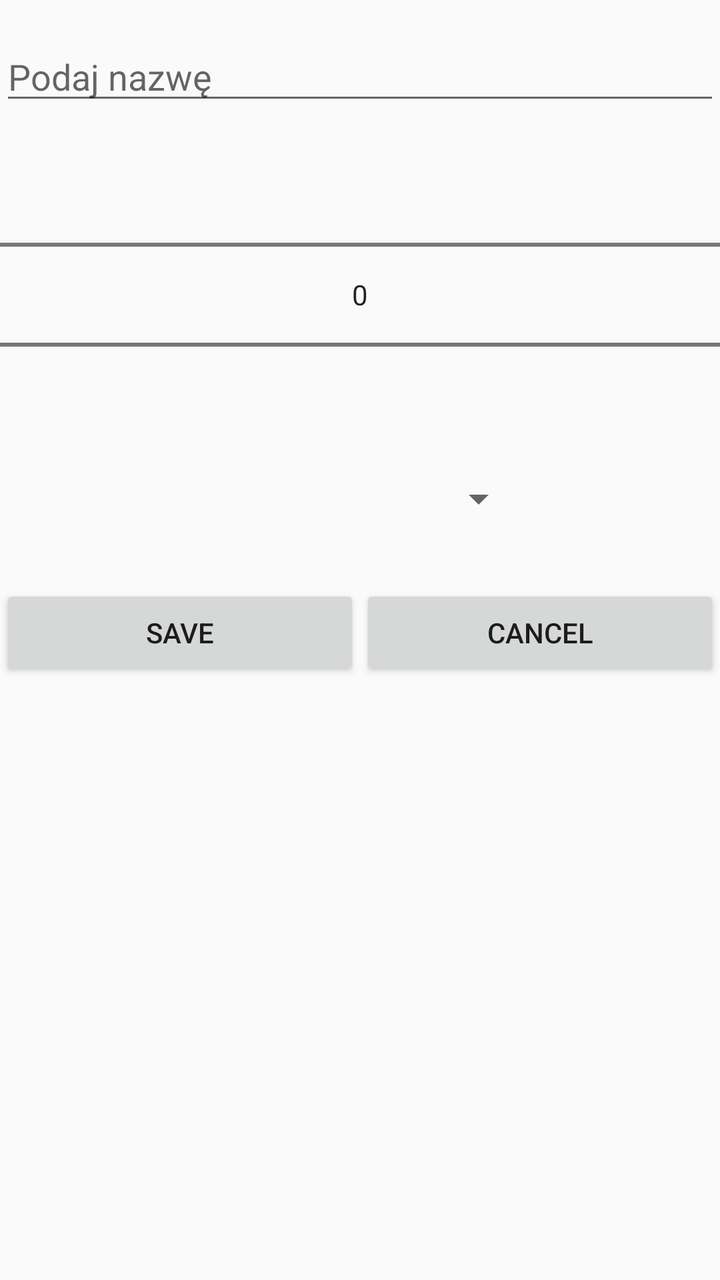
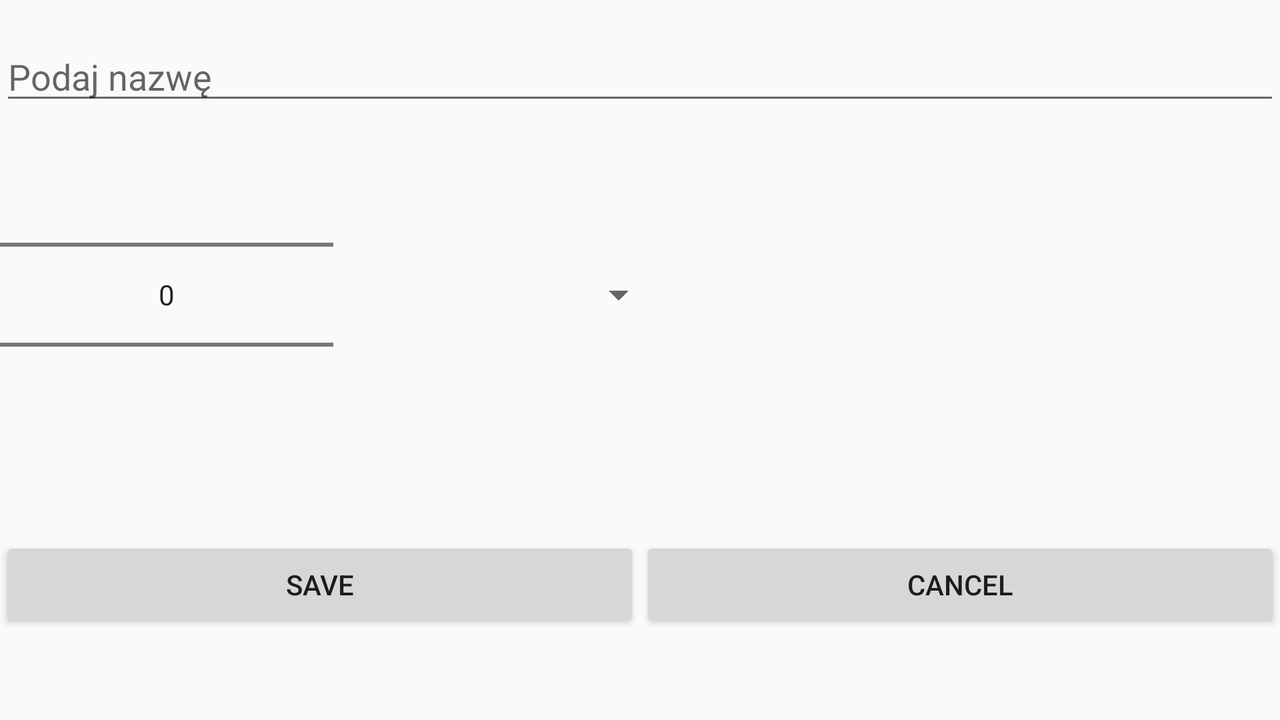

Compare how this app lays out the same screen by default and in its alternative resource folder. The renders come first, then the two layout files and the values they reference.
<!-- AndroidManifest.xml: application theme AppTheme -->
<!-- res/layout/dialog_item.xml -->
<?xml version="1.0" encoding="utf-8"?>
<LinearLayout xmlns:android="http://schemas.android.com/apk/res/android"
    android:orientation="vertical" android:layout_width="match_parent"
    android:layout_height="match_parent"
    >
    <EditText
        android:id="@+id/name_editText"
        android:layout_marginTop="@dimen/activity_vertical_margin"
        android:hint="Podaj nazwę"
        android:layout_width="fill_parent"
        android:layout_height="wrap_content" >

        <requestFocus />
    </EditText>

    <NumberPicker
        android:layout_width="match_parent"
        android:layout_height="wrap_content"
        android:id="@+id/np"/>

    <Spinner
        android:layout_width="500px"
        android:layout_height="wrap_content"
        android:id="@+id/icons_spinner"
        android:layout_gravity="center"
        android:spinnerMode="dialog"
        />


    <requestFocus />

    <LinearLayout
        android:layout_width="fill_parent"
        android:layout_height="wrap_content"
        android:orientation="horizontal"
        android:layout_marginTop="@dimen/activity_vertical_margin">

        <Button
            android:id="@+id/save"
            android:layout_marginTop="15dp"
            android:layout_weight="1"
            android:layout_width="fill_parent"
            android:layout_height="wrap_content"
            android:text="SAVE" />

        <Button
            android:id="@+id/cancel"
            android:layout_marginTop="15dp"
            android:layout_weight="1"
            android:layout_width="fill_parent"
            android:layout_height="wrap_content"
            android:text="Cancel" />

    </LinearLayout>

</LinearLayout>
<!-- resources referenced by this layout -->
<resources>
  <dimen name="activity_vertical_margin">16dp</dimen>
  <style name="AppTheme" parent="Theme.AppCompat.Light.DarkActionBar">
          
          <item name="colorPrimary">@color/colorPrimary</item>
          <item name="colorPrimaryDark">@color/colorPrimaryDark</item>
          <item name="colorAccent">@color/colorAccent</item>
          <item name="android:actionOverflowButtonStyle">@style/MyActionButtonOverflow</item>
      </style>
  <color name="colorPrimary">#3F51B5</color>
  <color name="colorPrimaryDark">#303F9F</color>
  <color name="colorAccent">#FF4081</color>
  <style name="MyActionButtonOverflow" parent="android:style/Widget.Holo.Light.ActionButton.Overflow">
          <item name="android:src">@drawable/wheel_icon</item>
          <item name="android:background">?android:attr/actionBarItemBackground</item>
      </style>
  <!-- drawable wheel_icon: png bitmap (drawable, 1006 bytes) -->
</resources>
<!-- res/layout-land/dialog_item.xml (the repository's variant of the layout above) -->
<!-- drawn on the phone turned sideways -->
<?xml version="1.0" encoding="utf-8"?>
<LinearLayout xmlns:android="http://schemas.android.com/apk/res/android"
    android:orientation="vertical" android:layout_width="match_parent"
    android:layout_height="match_parent"
    >
    <EditText
        android:id="@+id/name_editText"
        android:layout_marginTop="@dimen/activity_vertical_margin"
        android:hint="Podaj nazwę"
        android:layout_width="fill_parent"
        android:layout_height="wrap_content" >

        <requestFocus />
    </EditText>

    <LinearLayout
        android:layout_width="match_parent"
        android:layout_height="wrap_content"
        android:orientation="horizontal">
        <NumberPicker
            android:layout_width="500px"
            android:layout_height="wrap_content"
            android:id="@+id/np"/>

        <Spinner
            android:layout_width="500px"
            android:layout_height="wrap_content"
            android:id="@+id/icons_spinner"
            android:layout_gravity="center"
            android:spinnerMode="dialog"
            />

    </LinearLayout>



    <requestFocus />

    <LinearLayout
        android:layout_width="fill_parent"
        android:layout_height="wrap_content"
        android:orientation="horizontal"
        android:layout_marginTop="@dimen/activity_vertical_margin">

        <Button
            android:id="@+id/save"
            android:layout_marginTop="15dp"
            android:layout_weight="1"
            android:layout_width="fill_parent"
            android:layout_height="wrap_content"
            android:text="SAVE" />

        <Button
            android:id="@+id/cancel"
            android:layout_marginTop="15dp"
            android:layout_weight="1"
            android:layout_width="fill_parent"
            android:layout_height="wrap_content"
            android:text="Cancel" />

    </LinearLayout>

</LinearLayout>
